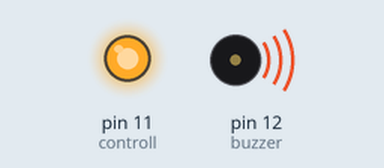
Recording of a sketch running on a simulated Arduino Uno, built with avr-gcc and run on an emulated ATmega328P. On the bench: output pins drawn as LEDs (lit = HIGH), buzzer (waves = sounding).

Above: at 0.2 s.
At 16.0 s:
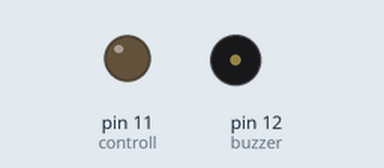
Timing chart, 0 to 19.0 s (numbered marks = the images above):
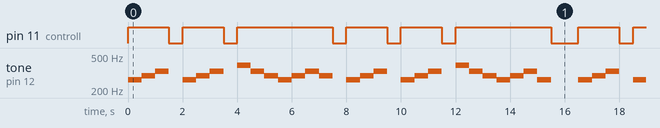

Measured:
- by itself, pin 11 (controll): repeats every 16.5 s: LOW 0.50 s, HIGH 1.5 s, LOW 0.50 s, HIGH 3.5 s, 2 × (LOW 0.50 s, HIGH 1.5 s), LOW 0.50 s, HIGH 3.5 s, LOW 1.0 s, HIGH 1.5 s
- by itself, tone on pin 12 (buzzer): plays 262 Hz for 0.50 s, 294 Hz for 0.50 s, 330 Hz for 0.50 s, 262 Hz for 0.50 s, 294 Hz for 0.50 s, 330 Hz for 0.50 s … (206 notes in this stretch)

The sketch:

tonemaker.ino
```cpp
int sound[] = {262, 294, 330 , 0, 262, 294, 330 , 0, 392, 330, 294, 262, 294, 330, 294, 0, 262, 294, 330 , 0, 262, 294, 330 , 0, 392, 330, 294, 262, 294, 330, 262};
int tonetime[] = {500, 500, 500, 500, 500, 500, 500, 500, 500, 500, 500, 500, 500, 500, 500, 500, 500, 500, 500, 500, 500, 500, 500, 500, 500, 500, 500, 500, 500, 500, 500};
const int buzzer = 12;
const int controll = 11;

int soundsize = 30;

void setup() {
  pinMode(controll,OUTPUT);

}

void loop() {
  digitalWrite(controll,HIGH);
  for (int i = 0; i <= soundsize; i++){
    if  (sound[i] == 0){
      digitalWrite(controll,LOW);
    }else{
      digitalWrite(controll,HIGH);
    }
    tone(buzzer,sound[i]);
    delay(tonetime[i]);
  }
  digitalWrite(controll,LOW);
  noTone(buzzer);
  delay(1000);
}
```
